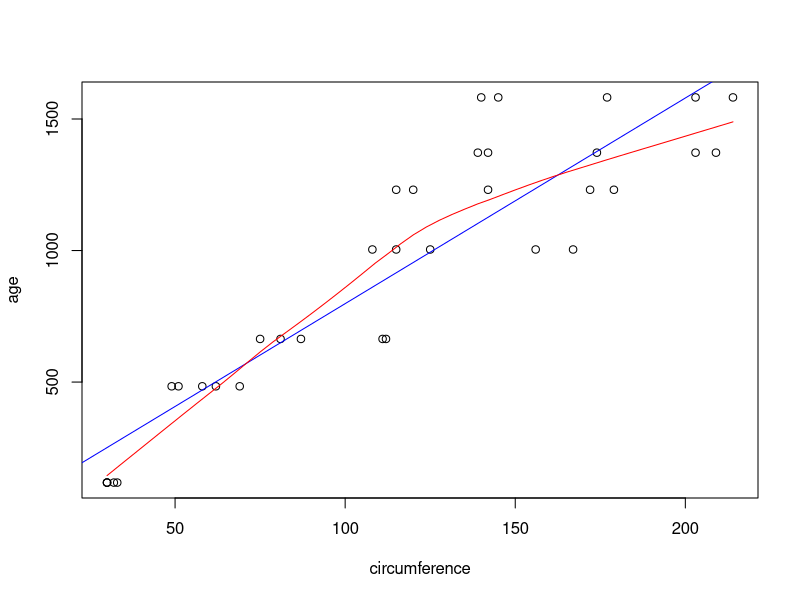
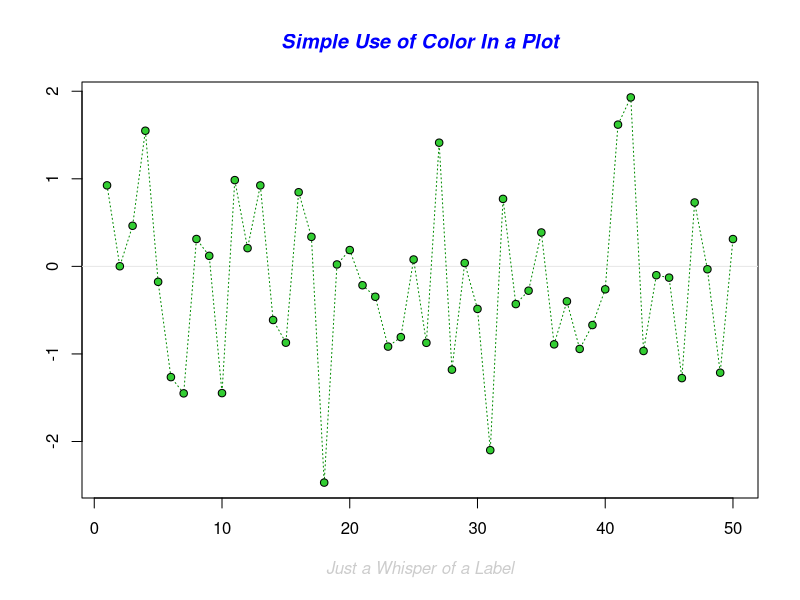
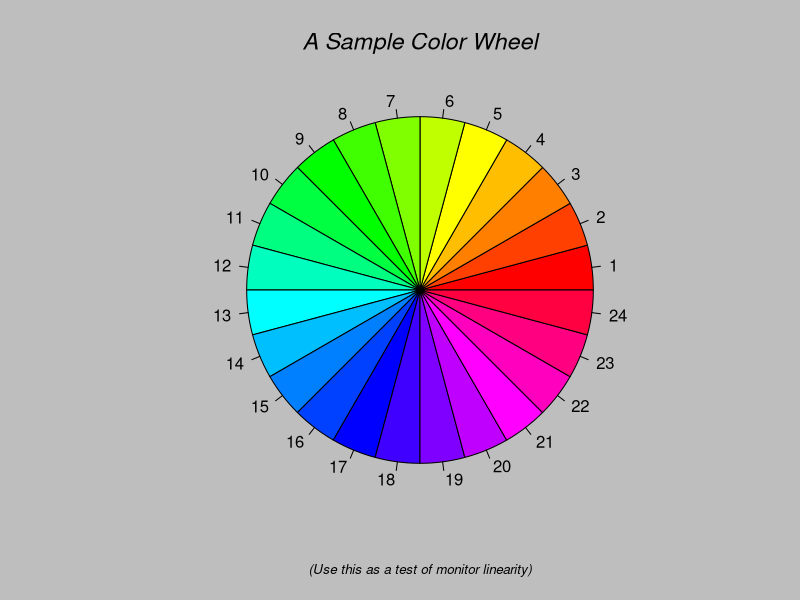
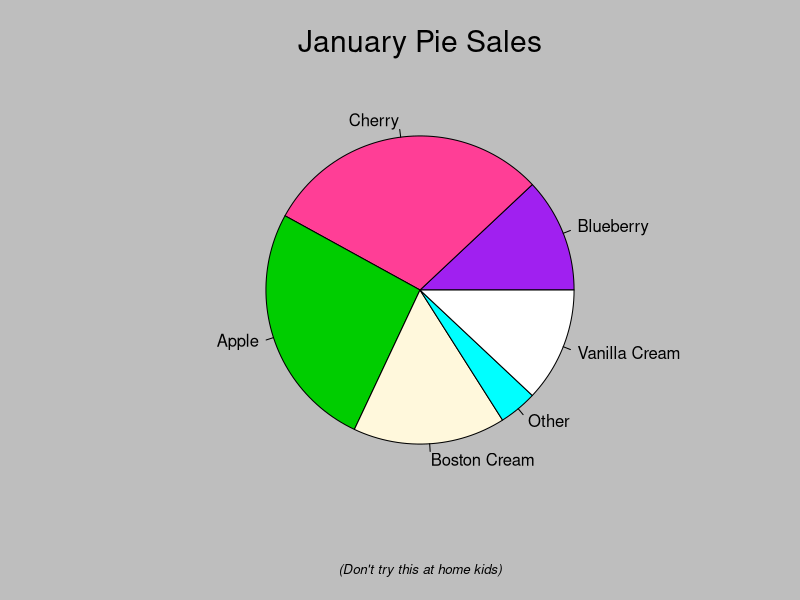
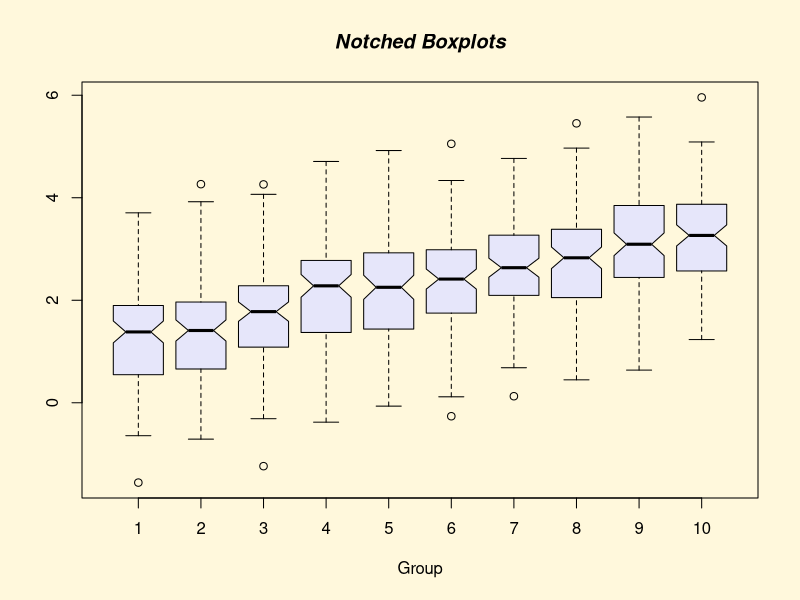
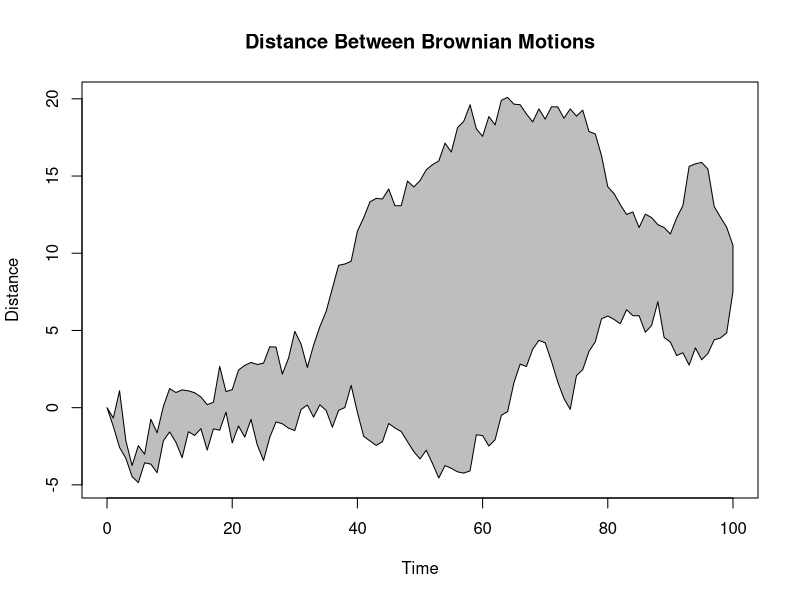
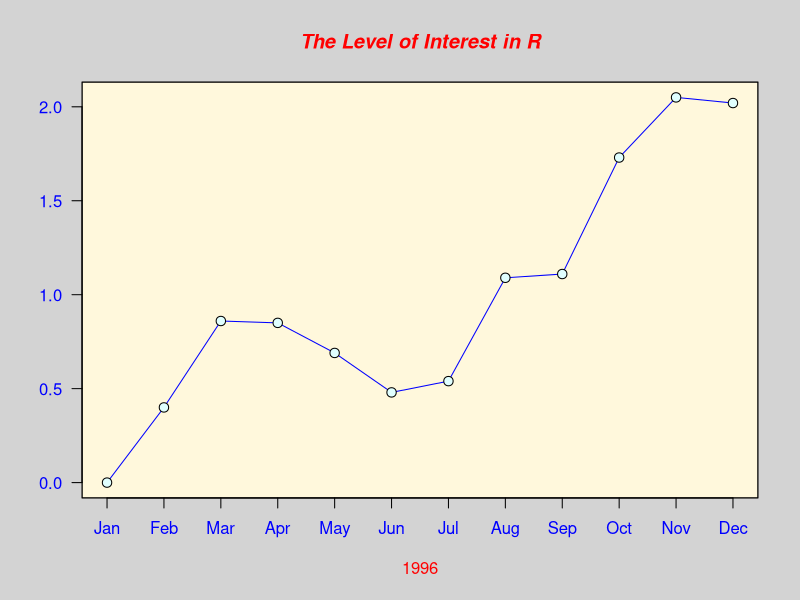
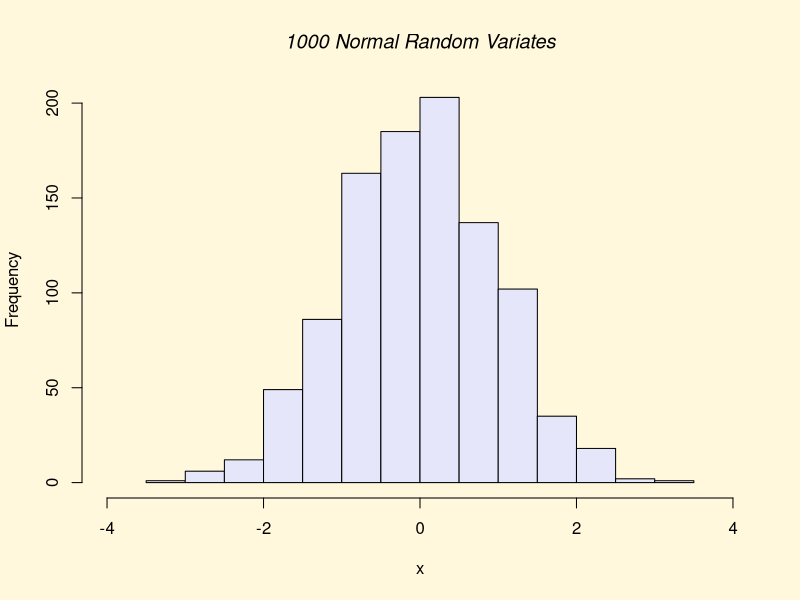

R code for these plots, in order:
## ---- chunk 1
data(Orange)
# Orange
# plot(Orange)
# typeof(Orange)
plot(age~circumference, data=Orange)
# plot(Orange$circumference, Orange$age)
lm_result = lm(age~circumference, data=Orange)
typeof(lm_result)

?abline

abline(lm(age~circumference, data=Orange), col='blue')
lines(loess.smooth(Orange$circumference, Orange$age), col='red')
## ---- chunk 2
demo(graphics)
## ---- chunk 3
install.packages('ggplot2')
library(ggplot2)
## ---- chunk 4
# Reading data
data(Orange)
Orange$circumference

qplot(circumference , age, data=Orange)
abline(lm(age~circumference, data=Orange), col='blue')
lines(loess.smooth(Orange$circumference, Orange$age), col='red')
## ---- chunk 5
qplot(circumference, age, data=Orange[Orange$Tree==1,], geom='line')
qplot(circumference, age, data=Orange[Orange$Tree==1,], geom=c('line', 'point'))
## ---- chunk 6
boxplot(circumference~Tree, data=Orange)
qplot(Tree, circumference, data=Orange, geom='boxplot')
## ---- chunk 7
boxplot(circumference~Tree, data=Orange)
points(circumference~Tree, data=Orange)
qplot(Tree, circumference, data=Orange, geom=c('boxplot', 'point'))
## ---- chunk 8
hist(Orange$circumference)
qplot(circumference, data=Orange, geom='histogram')
## ---- chunk 9
hist(Orange$circumference)
abline(v=median(Orange$circumference), col='red')

#ggplot
qplot(circumference, data=Orange, geom='histogram') + geom_vline(xintercept = median(Orange$circumference), colour='red')
## ---- chunk 10
require(lattice)
myPanel <- function(x, y) {
  panel.xyplot(x, y);
  panel.lmline(x, y, col='blue')
  panel.loess(x, y, col='red')
}
xyplot(age~circumference, data=Orange, panel=myPanel)
## ---- chunk 11
myPanel <- function(x, y) {
  panel.xyplot(x, y, type='b') # the observations
}
xyplot(age~circumference | Tree, data=Orange, panel=myPanel);
## ---- chunk 12
xyplot(age~circumference, data=Orange)
## ---- chunk 13
qplot(circumference, age, data=Orange)
## ---- chunk 14
xyplot(age~circumference | Tree, data=Orange)
## ---- chunk 15
qplot(circumference, age, data=Orange, facets=~Tree)
## ---- chunk 16
xyplot(age~circumference | Tree, data=Orange, type='b')
## ---- chunk 17
qplot(circumference, age, data=Orange, geom=c('line', 'point'), facets=~Tree)
## ---- chunk 18
xyplot(age~circumference, data=Orange, groups=Tree, type='b')
## ---- chunk 19
qplot(circumference, age, data=Orange, color=Tree, geom=c('line', 'point'))
## ---- chunk 20
bwplot(circumference~Tree, data=Orange)
## ---- chunk 21
qplot(Tree, circumference, data=Orange, geom='boxplot')
## ---- chunk 22
histogram(Orange$circumference, type='count')
## ---- chunk 23
qplot(circumference, data=Orange, geom='histogram')
## ---- chunk 24
histogram(~circumference, data=Orange, type='count', panel=function(x, ...){
  panel.histogram(x, ...);
  panel.abline(v=median(x), col='red')
})
## ---- chunk 25
qplot(circumference, data=Orange, geom='histogram') + 
  geom_vline(xintercept = median(Orange$circumference), colour='red')
## ---- chunk 26
require(ggplot2)
data(Orange)

ggplot(data=Orange, aes(x=circumference, y=age, color=Tree)) +
  geom_point() +
  stat_smooth(method='lm', se=FALSE)
## ---- chunk 27
qplot(circumference, age, data=Orange, color=Tree, geom=c('point', 'smooth'), method='lm', se=FALSE)
